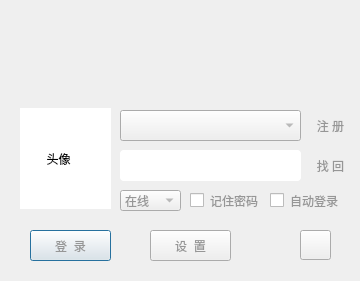
<?xml version="1.0" encoding="UTF-8"?>
<ui version="4.0">
 <class>LoginDialog</class>
 <widget class="QDialog" name="LoginDialog">
  <property name="geometry">
   <rect>
    <x>0</x>
    <y>0</y>
    <width>360</width>
    <height>281</height>
   </rect>
  </property>
  <property name="windowTitle">
   <string>Dialog</string>
  </property>
  <widget class="QWidget" name="widget" native="true">
   <property name="geometry">
    <rect>
     <x>0</x>
     <y>0</y>
     <width>361</width>
     <height>281</height>
    </rect>
   </property>
   <property name="styleSheet">
    <string notr="true">QWidget#widget
{
	border-image: url(:/loginDlg.png);
	border:none;
	background-color:transparent;
}
QPushButton
{
	border-image: url(:/PushButton.png);
	color: rgb(150, 150, 150);
	font: 75 12pt &quot;微软雅黑&quot;;
}
QPushButton:hover
{
	border-image: url(:/PushButtonHover.png);
	color: rgb(255, 255, 255);
}
QPushButton:pressed
{
	border-image: url(:/PushButtonPressed.png);
	color: rgb(255, 255, 255);
}
QCheckBox
{
	color: rgb(150, 150, 150);
}
QCheckBox:hover
{
	color: rgb(255, 255, 255);
}
QComboBox
{
	color: rgb(150, 150, 150);
}
QComboBox:hover
{
	color: rgb(255, 255, 255);
}</string>
   </property>
   <widget class="QWidget" name="widgetMiddle" native="true">
    <property name="geometry">
     <rect>
      <x>0</x>
      <y>100</y>
      <width>351</width>
      <height>121</height>
     </rect>
    </property>
    <property name="styleSheet">
     <string notr="true"/>
    </property>
    <widget class="QComboBox" name="comboBoxName">
     <property name="geometry">
      <rect>
       <x>120</x>
       <y>10</y>
       <width>181</width>
       <height>31</height>
      </rect>
     </property>
     <property name="styleSheet">
      <string notr="true"/>
     </property>
    </widget>
    <widget class="QLineEdit" name="lineEditPasswd">
     <property name="geometry">
      <rect>
       <x>120</x>
       <y>50</y>
       <width>181</width>
       <height>31</height>
      </rect>
     </property>
     <property name="styleSheet">
      <string notr="true">border:-1px groove gray;
border-radius:5px;
</string>
     </property>
    </widget>
    <widget class="QComboBox" name="comboBoxState">
     <property name="geometry">
      <rect>
       <x>120</x>
       <y>90</y>
       <width>61</width>
       <height>21</height>
      </rect>
     </property>
     <property name="styleSheet">
      <string notr="true">border-color: rgba(255, 255, 255, 0);</string>
     </property>
     <item>
      <property name="text">
       <string>在线</string>
      </property>
     </item>
     <item>
      <property name="text">
       <string>忙碌</string>
      </property>
     </item>
     <item>
      <property name="text">
       <string>离开</string>
      </property>
     </item>
     <item>
      <property name="text">
       <string>隐身</string>
      </property>
     </item>
    </widget>
    <widget class="QCheckBox" name="checkBoxRemember">
     <property name="geometry">
      <rect>
       <x>190</x>
       <y>85</y>
       <width>83</width>
       <height>31</height>
      </rect>
     </property>
     <property name="styleSheet">
      <string notr="true">border-color: rgba(255, 255, 255, 0);</string>
     </property>
     <property name="text">
      <string>记住密码</string>
     </property>
    </widget>
    <widget class="QCheckBox" name="checkBoxAutoLogin">
     <property name="geometry">
      <rect>
       <x>270</x>
       <y>85</y>
       <width>84</width>
       <height>31</height>
      </rect>
     </property>
     <property name="styleSheet">
      <string notr="true">border-color: transparent;</string>
     </property>
     <property name="text">
      <string>自动登录</string>
     </property>
    </widget>
    <widget class="QPushButton" name="pushButtonRegister">
     <property name="geometry">
      <rect>
       <x>310</x>
       <y>10</y>
       <width>41</width>
       <height>31</height>
      </rect>
     </property>
     <property name="styleSheet">
      <string notr="true">border-image: none;
border:none;
background-color:transparent;</string>
     </property>
     <property name="text">
      <string>注 册</string>
     </property>
    </widget>
    <widget class="QPushButton" name="pushButtonFind">
     <property name="geometry">
      <rect>
       <x>310</x>
       <y>50</y>
       <width>41</width>
       <height>31</height>
      </rect>
     </property>
     <property name="styleSheet">
      <string notr="true">border-image: none;
border:none;
background-color:transparent;</string>
     </property>
     <property name="text">
      <string>找 回</string>
     </property>
    </widget>
    <widget class="ImageLabel" name="imageLabel">
     <property name="geometry">
      <rect>
       <x>20</x>
       <y>8</y>
       <width>91</width>
       <height>101</height>
      </rect>
     </property>
     <property name="styleSheet">
      <string notr="true">/*
border:-1px groove gray;
border-radius:8px;

*/
background-color: rgb(255, 255, 255);</string>
     </property>
     <property name="text">
      <string>        头像</string>
     </property>
    </widget>
   </widget>
   <widget class="QWidget" name="widgetButtom" native="true">
    <property name="geometry">
     <rect>
      <x>0</x>
      <y>220</y>
      <width>351</width>
      <height>51</height>
     </rect>
    </property>
    <property name="styleSheet">
     <string notr="true"/>
    </property>
    <widget class="QPushButton" name="pushButtonConfigure">
     <property name="geometry">
      <rect>
       <x>150</x>
       <y>10</y>
       <width>81</width>
       <height>31</height>
      </rect>
     </property>
     <property name="text">
      <string>设  置</string>
     </property>
    </widget>
    <widget class="QPushButton" name="pushButtonLogin">
     <property name="geometry">
      <rect>
       <x>30</x>
       <y>10</y>
       <width>81</width>
       <height>31</height>
      </rect>
     </property>
     <property name="text">
      <string>登  录</string>
     </property>
     <property name="default">
      <bool>true</bool>
     </property>
    </widget>
    <widget class="QPushButton" name="pushButtonClose">
     <property name="geometry">
      <rect>
       <x>300</x>
       <y>10</y>
       <width>31</width>
       <height>30</height>
      </rect>
     </property>
     <property name="styleSheet">
      <string notr="true">QPushButton
{
	border-image: url(:/CloseButton.png);
}
QPushButton:hover
{
	border-image: url(:/CloseButtonHover.png);
}
</string>
     </property>
     <property name="text">
      <string/>
     </property>
    </widget>
   </widget>
   <widget class="QWidget" name="widgetTop" native="true">
    <property name="geometry">
     <rect>
      <x>0</x>
      <y>0</y>
      <width>351</width>
      <height>101</height>
     </rect>
    </property>
    <property name="styleSheet">
     <string notr="true"/>
    </property>
    <widget class="QWidget" name="widgetCaption" native="true">
     <property name="geometry">
      <rect>
       <x>0</x>
       <y>0</y>
       <width>351</width>
       <height>31</height>
      </rect>
     </property>
     <property name="styleSheet">
      <string notr="true"/>
     </property>
    </widget>
   </widget>
  </widget>
 </widget>
 <customwidgets>
  <customwidget>
   <class>ImageLabel</class>
   <extends>QLabel</extends>
   <header>ImageLabel.h</header>
  </customwidget>
 </customwidgets>
 <resources/>
 <connections/>
</ui>
